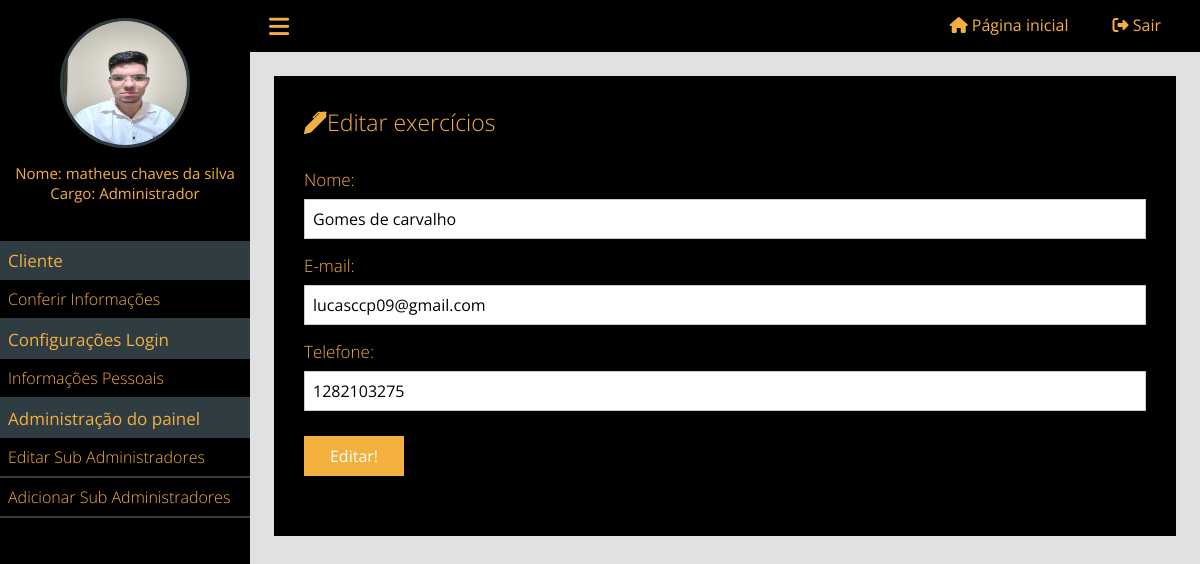
The app's page /painel/editar-administrador?id=20 (signed in) with its own data.
### tables this page shows
CREATE TABLE `tb_clientes` (
  `id` int(11) NOT NULL,
  `nome` varchar(255) NOT NULL,
  `email` varchar(255) NOT NULL,
  `telefone` varchar(255) NOT NULL,
  `senha` varchar(255) NOT NULL,
  `dia_nascimento` varchar(255) NOT NULL,
  `mes` varchar(255) NOT NULL,
  `ano` varchar(255) NOT NULL,
  `sexo` varchar(255) NOT NULL,
  `objetivo` varchar(255) NOT NULL,
  `status` varchar(255) NOT NULL,
  `foto` varchar(255) NOT NULL,
  `cargo` int(11) NOT NULL,
  `ativo` int(2) NOT NULL DEFAULT 1
);

### classes/MySql.php (called while the page is built)
<?php
	class MySql{
		private static $pdo;
		public static function conectar(){
			if(self::$pdo == null){
				try{
				self::$pdo = new PDO('mysql:host='.HOST.';dbname='.DATABASE,USER,PASSWORD,array(PDO::MYSQL_ATTR_INIT_COMMAND => "SET NAMES utf8"));
				self::$pdo->setAttribute(PDO::ATTR_ERRMODE,PDO::ERRMODE_EXCEPTION);
				}catch(Exception $e){
					echo '<h2>Erro ao conectar</h2>';
				}
			}
			return self::$pdo;
		}
	}

### painel/pages/editar-administrador.php (the view, shortened to what this page needs)
<?php
if(isset($_GET['id'])){
    $id = (int)$_GET['id'];
    $administradoresSub = Painel::select('tb_clientes', 'id = ?', array($id));
}else{
    Painel::alert('erro', 'Você precisa passar o ID');
    die();
}
?>
<link rel="stylesheet" href="https://cdn.jsdelivr.net/npm/bootstrap-icons@1.11.3/font/bootstrap-icons.min.css">
<div class="box-content">
    <h2><i class="bi bi-pen-fill"></i>Editar exercícios</h2>
    <form action="" method="post" enctype="multipart/form-data">
        <div class="form-group">
            <label for="nome">Nome:</label>
            <input type="text" id="nome" name="nome" value="<?php print($administradoresSub['nome']) ?>">
        </div>
        <div class="form-group">
            <label for="email">E-mail:</label>
            <input type="email" id="email" name="email"  value="<?php print($administradoresSub['email']) ?>">
        </div>
        <div class="form-group">
            <label for="telefone">Telefone:</label>
            <input type="text" id="telefone" name="telefone"  value="<?php print($administradoresSub['telefone']) ?>">
        </div>
        <div class="form-group">
            <input type="submit" name="acao" value="Editar!">
        </div>
    </form>
</div>

### painel/css/style.css (style rules this page uses)
* { margin: 0; padding: 0; box-sizing: border-box; font-family: "Open Sans"; }
html,body { height: 100%; background: rgb(225,225,225); }
body { overflow-x: hidden; }
.box-content { background: black; color: #F4B03E; padding: 30px; margin-bottom: 25px; }
.box-content h2 { font-weight: 300; font-size: 23px; }
.box-content form { margin:30px 0; }
.box-content form label { font-size: 17px; font-weight: 300; color: #F4B03E; display: block; }
.box-content .form-group { margin:15px 0; }
.box-content form input[type=text], .box-content form input[type=password], .box-content form input[type=email] { margin-top:8px; font-size: 16px; font-weight: normal; color: black; width: 100%; height: 40px; border: 1px solid #ccc; padding-left: 8px; }
.box-content form input[type=submit] { width: 100px; height: 40px; cursor: pointer; margin-top: 10px; font-size: 16px; background: #F4B03E; color: white; border: 0; }

### records on screen
tb_clientes: nome "Gomes de carvalho", email "lucasccp09@gmail.com", telefone "1282103275"

### other values on screen
$_SESSION['nome'] "matheus chaves da silva"
pegaCargo($_SESSION['cargo']) "Administrador"
